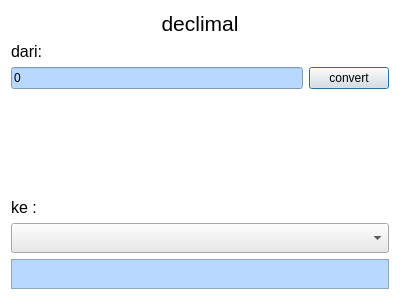
<?xml version="1.0" encoding="UTF-8"?>
<ui version="4.0">
 <class>DecimalWindow</class>
 <widget class="QDialog" name="DecimalWindow">
  <property name="geometry">
   <rect>
    <x>0</x>
    <y>0</y>
    <width>400</width>
    <height>300</height>
   </rect>
  </property>
  <property name="windowTitle">
   <string>Dialog</string>
  </property>
  <property name="styleSheet">
   <string notr="true">background-color: rgb(255, 255, 255);</string>
  </property>
  <layout class="QVBoxLayout" name="verticalLayout_2">
   <item>
    <widget class="QLabel" name="label">
     <property name="sizePolicy">
      <sizepolicy hsizetype="Preferred" vsizetype="Fixed">
       <horstretch>0</horstretch>
       <verstretch>0</verstretch>
      </sizepolicy>
     </property>
     <property name="styleSheet">
      <string notr="true">border-color: rgb(13, 13, 13);</string>
     </property>
     <property name="text">
      <string>&lt;!DOCTYPE HTML PUBLIC &quot;-//W3C//DTD HTML 4.0//EN&quot; &quot;http://www.w3.org/TR/REC-html40/strict.dtd&quot;&gt;
&lt;html&gt;&lt;head&gt;&lt;meta name=&quot;qrichtext&quot; content=&quot;1&quot; /&gt;&lt;style type=&quot;text/css&quot;&gt;
p, li { white-space: pre-wrap; }
&lt;/style&gt;&lt;/head&gt;&lt;body style=&quot; font-family:'MS Shell Dlg 2'; font-size:8.25pt; font-weight:400; font-style:normal;&quot;&gt;
&lt;p align=&quot;center&quot; style=&quot; margin-top:0px; margin-bottom:0px; margin-left:0px; margin-right:0px; -qt-block-indent:0; text-indent:0px;&quot;&gt;&lt;span style=&quot; font-size:16pt;&quot;&gt;declimal&lt;/span&gt;&lt;/p&gt;&lt;/body&gt;&lt;/html&gt;</string>
     </property>
    </widget>
   </item>
   <item>
    <widget class="QLabel" name="label_4">
     <property name="styleSheet">
      <string notr="true"/>
     </property>
     <property name="text">
      <string>&lt;!DOCTYPE HTML PUBLIC &quot;-//W3C//DTD HTML 4.0//EN&quot; &quot;http://www.w3.org/TR/REC-html40/strict.dtd&quot;&gt;
&lt;html&gt;&lt;head&gt;&lt;meta name=&quot;qrichtext&quot; content=&quot;1&quot; /&gt;&lt;style type=&quot;text/css&quot;&gt;
p, li { white-space: pre-wrap; }
&lt;/style&gt;&lt;/head&gt;&lt;body style=&quot; font-family:'MS Shell Dlg 2'; font-size:8.25pt; font-weight:400; font-style:normal;&quot;&gt;
&lt;p style=&quot; margin-top:0px; margin-bottom:0px; margin-left:0px; margin-right:0px; -qt-block-indent:0; text-indent:0px;&quot;&gt;&lt;span style=&quot; font-size:12pt;&quot;&gt;dari:&lt;/span&gt;&lt;/p&gt;&lt;/body&gt;&lt;/html&gt;</string>
     </property>
    </widget>
   </item>
   <item>
    <layout class="QVBoxLayout" name="verticalLayout">
     <item>
      <layout class="QHBoxLayout" name="horizontalLayout">
       <item>
        <widget class="QLineEdit" name="lineInput">
         <property name="styleSheet">
          <string notr="true">border-color: rgb(3, 3, 3);
background-color: rgb(185, 216, 255);</string>
         </property>
         <property name="text">
          <string>0</string>
         </property>
        </widget>
       </item>
       <item>
        <widget class="QPushButton" name="convertButton">
         <property name="sizePolicy">
          <sizepolicy hsizetype="Minimum" vsizetype="Fixed">
           <horstretch>0</horstretch>
           <verstretch>0</verstretch>
          </sizepolicy>
         </property>
         <property name="styleSheet">
          <string notr="true">background-color: rgb(232, 232, 232);</string>
         </property>
         <property name="text">
          <string>convert</string>
         </property>
        </widget>
       </item>
      </layout>
     </item>
    </layout>
   </item>
   <item>
    <spacer name="verticalSpacer">
     <property name="orientation">
      <enum>Qt::Vertical</enum>
     </property>
     <property name="sizeHint" stdset="0">
      <size>
       <width>20</width>
       <height>40</height>
      </size>
     </property>
    </spacer>
   </item>
   <item>
    <widget class="QLabel" name="label_5">
     <property name="text">
      <string>&lt;!DOCTYPE HTML PUBLIC &quot;-//W3C//DTD HTML 4.0//EN&quot; &quot;http://www.w3.org/TR/REC-html40/strict.dtd&quot;&gt;
&lt;html&gt;&lt;head&gt;&lt;meta name=&quot;qrichtext&quot; content=&quot;1&quot; /&gt;&lt;style type=&quot;text/css&quot;&gt;
p, li { white-space: pre-wrap; }
&lt;/style&gt;&lt;/head&gt;&lt;body style=&quot; font-family:'MS Shell Dlg 2'; font-size:8.25pt; font-weight:400; font-style:normal;&quot;&gt;
&lt;p style=&quot; margin-top:0px; margin-bottom:0px; margin-left:0px; margin-right:0px; -qt-block-indent:0; text-indent:0px;&quot;&gt;&lt;span style=&quot; font-size:12pt;&quot;&gt;ke :&lt;/span&gt;&lt;/p&gt;&lt;/body&gt;&lt;/html&gt;</string>
     </property>
    </widget>
   </item>
   <item>
    <widget class="QComboBox" name="comboBox">
     <property name="sizePolicy">
      <sizepolicy hsizetype="Preferred" vsizetype="Preferred">
       <horstretch>0</horstretch>
       <verstretch>0</verstretch>
      </sizepolicy>
     </property>
     <property name="minimumSize">
      <size>
       <width>0</width>
       <height>30</height>
      </size>
     </property>
     <property name="styleSheet">
      <string notr="true">background-color: rgb(232, 232, 232);
font: 11pt &quot;MS Shell Dlg 2&quot;;</string>
     </property>
    </widget>
   </item>
   <item>
    <widget class="QFrame" name="frame">
     <property name="minimumSize">
      <size>
       <width>0</width>
       <height>30</height>
      </size>
     </property>
     <property name="styleSheet">
      <string notr="true">border-color: rgb(3, 3, 3);
background-color: rgb(185, 216, 255);</string>
     </property>
     <property name="frameShape">
      <enum>QFrame::StyledPanel</enum>
     </property>
     <property name="frameShadow">
      <enum>QFrame::Raised</enum>
     </property>
     <widget class="QLabel" name="label_output">
      <property name="geometry">
       <rect>
        <x>10</x>
        <y>10</y>
        <width>331</width>
        <height>16</height>
       </rect>
      </property>
      <property name="text">
       <string/>
      </property>
     </widget>
    </widget>
   </item>
  </layout>
 </widget>
 <resources/>
 <connections/>
</ui>
